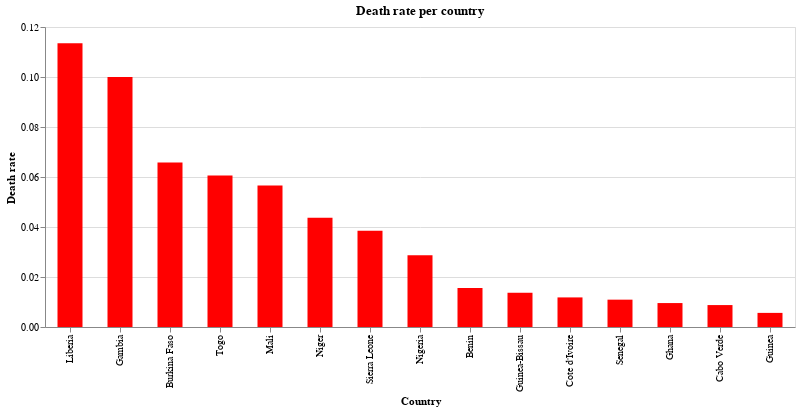

Notebook cell for this chart:
### Markdown cell above
### Death rate per Country

### Code cell
source = covid_ana_sort

alt.Chart(source).mark_bar(size = 25).encode(x = alt.X('Country', sort='-y'), y = 'Death rate', color = alt.value('red'),).properties(width = alt.Step(50), height = 300, title = 'Death rate per country').interactive()

### Figure 1 — Vega-Lite specification as saved in the notebook (floating-point values rounded to 4 significant figures)
{"config": {"view": {"continuousWidth": 400, "continuousHeight": 300}}, "data": {"name": "data-44c2f0e48e8ec28b5e33f5bafe249ba0"}, "mark": {"type": "bar", "size": 25}, "encoding": {"color": {"value": "red"}, "x": {"type": "nominal", "field": "Country", "sort": "-y"}, "y": {"type": "quantitative", "field": "Death rate"}}, "height": 300, "selection": {"selector003": {"type": "interval", "bind": "scales", "encodings": ["x", "y"]}}, "title": "Death rate per country", "width": {"step": 50}, "$schema": "https://vega.github.io/schema/vega-lite/v4.0.2.json", "datasets": {"data-44c2f0e48e8ec28b5e33f5bafe249ba0": [{"Country": "Ghana", "Lat": 7.947, "Long": -1.023, "Date": "2020-04-28T00:00:00", "Confirmed_cases": 1671, "Dead": 16, "Recovered": 188, "ill people": 1483, "Death rate": 0.009575, "Recovered rate": 0.1125}, {"Country": "Nigeria", "Lat": 9.082, "Long": 8.675, "Date": "2020-04-28T00:00:00", "Confirmed_cases": 1532, "Dead": 44, "Recovered": 255, "ill people": 1277, "Death rate": 0.02872, "Recovered rate": 0.1664}, {"Country": "Guinea", "Lat": 9.946, "Long": -9.697, "Date": "2020-04-28T00:00:00", "Confirmed_cases": 1240, "Dead": 7, "Recovered": 269, "ill people": 971, "Death rate": 0.005645, "Recovered rate": 0.2169}, {"Country": "Cote d'Ivoire", "Lat": 7.54, "Long": -5.547, "Date": "2020-04-28T00:00:00", "Confirmed_cases": 1183, "Dead": 14, "Recovered": 525, "ill people": 658, "Death rate": 0.01183, "Recovered rate": 0.4438}, {"Country": "Senegal", "Lat": 14.5, "Long": -14.45, "Date": "2020-04-28T00:00:00", "Confirmed_cases": 823, "Dead": 9, "Recovered": 296, "ill people": 527, "Death rate": 0.01094, "Recovered rate": 0.3597}, {"Country": "Niger", "Lat": 17.61, "Long": 8.082, "Date": "2020-04-28T00:00:00", "Confirmed_cases": 709, "Dead": 31, "Recovered": 403, "ill people": 306, "Death rate": 0.04372, "Recovered rate": 0.5684}, {"Country": "Burkina Faso", "Lat": 12.24, "Long": -1.562, "Date": "2020-04-28T00:00:00", "Confirmed_cases": 638, "Dead": 42, "Recovered": 476, "ill people": 162, "Death rate": 0.06583, "Recovered rate": 0.7461}, {"Country": "Mali", "Lat": 17.57, "Long": -3.996, "Date": "2020-04-28T00:00:00", "Confirmed_cases": 424, "Dead": 24, "Recovered": 122, "ill people": 302, "Death rate": 0.0566, "Recovered rate": 0.2877}, {"Country": "Liberia", "Lat": 6.428, "Long": -9.43, "Date": "2020-04-28T00:00:00", "Confirmed_cases": 141, "Dead": 16, "Recovered": 45, "ill people": 96, "Death rate": 0.1135, "Recovered rate": 0.3191}, {"Country": "Cabo Verde", "Lat": 16.54, "Long": -23.04, "Date": "2020-04-28T00:00:00", "Confirmed_cases": 114, "Dead": 1, "Recovered": 2, "ill people": 112, "Death rate": 0.008772, "Recovered rate": 0.01754}, {"Country": "Sierra Leone", "Lat": 8.461, "Long": -11.78, "Date": "2020-04-28T00:00:00", "Confirmed_cases": 104, "Dead": 4, "Recovered": 12, "ill people": 92, "Death rate": 0.03846, "Recovered rate": 0.1154}, {"Country": "Togo", "Lat": 8.62, "Long": 0.8248, "Date": "2020-04-28T00:00:00", "Confirmed_cases": 99, "Dead": 6, "Recovered": 63, "ill people": 36, "Death rate": 0.06061, "Recovered rate": 0.6364}, {"Country": "Guinea-Bissau", "Lat": 11.8, "Long": -15.18, "Date": "2020-04-28T00:00:00", "Confirmed_cases": 73, "Dead": 1, "Recovered": 18, "ill people": 55, "Death rate": 0.0137, "Recovered rate": 0.2466}, {"Country": "Benin", "Lat": 9.308, "Long": 2.316, "Date": "2020-04-28T00:00:00", "Confirmed_cases": 64, "Dead": 1, "Recovered": 33, "ill people": 31, "Death rate": 0.01562, "Recovered rate": 0.5156}, {"Country": "Gambia", "Lat": 13.44, "Long": -15.31, "Date": "2020-04-28T00:00:00", "Confirmed_cases": 10, "Dead": 1, "Recovered": 8, "ill people": 2, "Death rate": 0.1, "Recovered rate": 0.8}]}}
